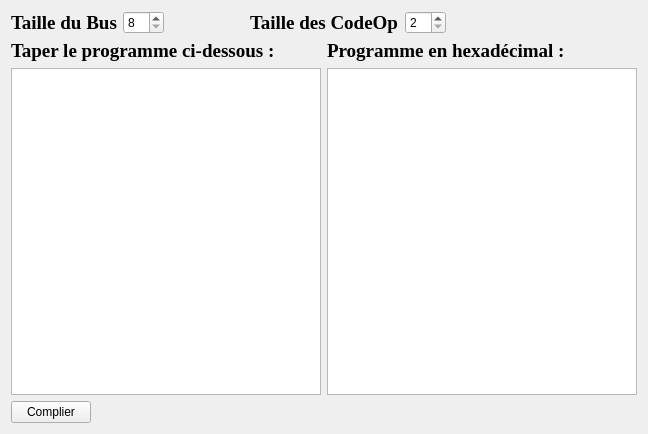
<?xml version="1.0" encoding="UTF-8"?>
<ui version="4.0">
 <class>MainWindow</class>
 <widget class="QMainWindow" name="MainWindow">
  <property name="geometry">
   <rect>
    <x>0</x>
    <y>0</y>
    <width>648</width>
    <height>434</height>
   </rect>
  </property>
  <property name="windowTitle">
   <string>MainWindow</string>
  </property>
  <widget class="QWidget" name="centralWidget">
   <layout class="QGridLayout" name="gridLayout">
    <item row="0" column="0" colspan="2">
     <layout class="QHBoxLayout" name="horizontalLayout_2">
      <item>
       <widget class="QLabel" name="lbl_sizeBus">
        <property name="font">
         <font>
          <family>Times New Roman</family>
          <pointsize>14</pointsize>
          <weight>75</weight>
          <bold>true</bold>
         </font>
        </property>
        <property name="text">
         <string>Taille du Bus</string>
        </property>
       </widget>
      </item>
      <item>
       <widget class="QSpinBox" name="sB_sizeBus">
        <property name="minimum">
         <number>8</number>
        </property>
        <property name="maximum">
         <number>64</number>
        </property>
       </widget>
      </item>
      <item>
       <spacer name="horizontalSpacer_2">
        <property name="orientation">
         <enum>Qt::Horizontal</enum>
        </property>
        <property name="sizeType">
         <enum>QSizePolicy::Fixed</enum>
        </property>
        <property name="sizeHint" stdset="0">
         <size>
          <width>80</width>
          <height>20</height>
         </size>
        </property>
       </spacer>
      </item>
      <item>
       <widget class="QLabel" name="lbl_sizeCodeOp">
        <property name="font">
         <font>
          <family>Times New Roman</family>
          <pointsize>14</pointsize>
          <weight>75</weight>
          <bold>true</bold>
         </font>
        </property>
        <property name="text">
         <string>Taille des CodeOp</string>
        </property>
       </widget>
      </item>
      <item>
       <widget class="QSpinBox" name="sB_sizeCodeOp">
        <property name="minimum">
         <number>2</number>
        </property>
        <property name="maximum">
         <number>63</number>
        </property>
       </widget>
      </item>
      <item>
       <spacer name="horizontalSpacer_3">
        <property name="orientation">
         <enum>Qt::Horizontal</enum>
        </property>
        <property name="sizeHint" stdset="0">
         <size>
          <width>40</width>
          <height>20</height>
         </size>
        </property>
       </spacer>
      </item>
     </layout>
    </item>
    <item row="1" column="0">
     <layout class="QVBoxLayout" name="verticalLayout">
      <item>
       <widget class="QLabel" name="lbl_in">
        <property name="font">
         <font>
          <family>Times New Roman</family>
          <pointsize>14</pointsize>
          <weight>75</weight>
          <bold>true</bold>
         </font>
        </property>
        <property name="text">
         <string>Taper le programme ci-dessous :</string>
        </property>
       </widget>
      </item>
      <item>
       <widget class="QTextEdit" name="pTE_in">
        <property name="sizePolicy">
         <sizepolicy hsizetype="MinimumExpanding" vsizetype="Expanding">
          <horstretch>0</horstretch>
          <verstretch>0</verstretch>
         </sizepolicy>
        </property>
        <property name="minimumSize">
         <size>
          <width>310</width>
          <height>0</height>
         </size>
        </property>
        <property name="font">
         <font>
          <family>Times New Roman</family>
          <pointsize>14</pointsize>
          <weight>75</weight>
          <bold>true</bold>
         </font>
        </property>
        <property name="lineWrapMode">
         <enum>QTextEdit::NoWrap</enum>
        </property>
       </widget>
      </item>
     </layout>
    </item>
    <item row="1" column="1">
     <layout class="QVBoxLayout" name="verticalLayout_2">
      <item>
       <widget class="QLabel" name="lbl_out">
        <property name="font">
         <font>
          <family>Times New Roman</family>
          <pointsize>14</pointsize>
          <weight>75</weight>
          <bold>true</bold>
         </font>
        </property>
        <property name="text">
         <string>Programme en hexadécimal :</string>
        </property>
       </widget>
      </item>
      <item>
       <widget class="QTextEdit" name="pTE_out">
        <property name="sizePolicy">
         <sizepolicy hsizetype="MinimumExpanding" vsizetype="Expanding">
          <horstretch>0</horstretch>
          <verstretch>0</verstretch>
         </sizepolicy>
        </property>
        <property name="minimumSize">
         <size>
          <width>310</width>
          <height>0</height>
         </size>
        </property>
        <property name="font">
         <font>
          <family>Times New Roman</family>
          <pointsize>14</pointsize>
          <weight>75</weight>
          <bold>true</bold>
         </font>
        </property>
        <property name="lineWrapMode">
         <enum>QTextEdit::NoWrap</enum>
        </property>
       </widget>
      </item>
     </layout>
    </item>
    <item row="2" column="0" colspan="2">
     <layout class="QHBoxLayout" name="horizontalLayout">
      <item>
       <widget class="QPushButton" name="pB_compile">
        <property name="text">
         <string>Complier</string>
        </property>
       </widget>
      </item>
      <item>
       <spacer name="horizontalSpacer">
        <property name="orientation">
         <enum>Qt::Horizontal</enum>
        </property>
        <property name="sizeHint" stdset="0">
         <size>
          <width>300</width>
          <height>20</height>
         </size>
        </property>
       </spacer>
      </item>
     </layout>
    </item>
   </layout>
  </widget>
 </widget>
 <layoutdefault spacing="6" margin="11"/>
 <resources/>
 <connections/>
</ui>
